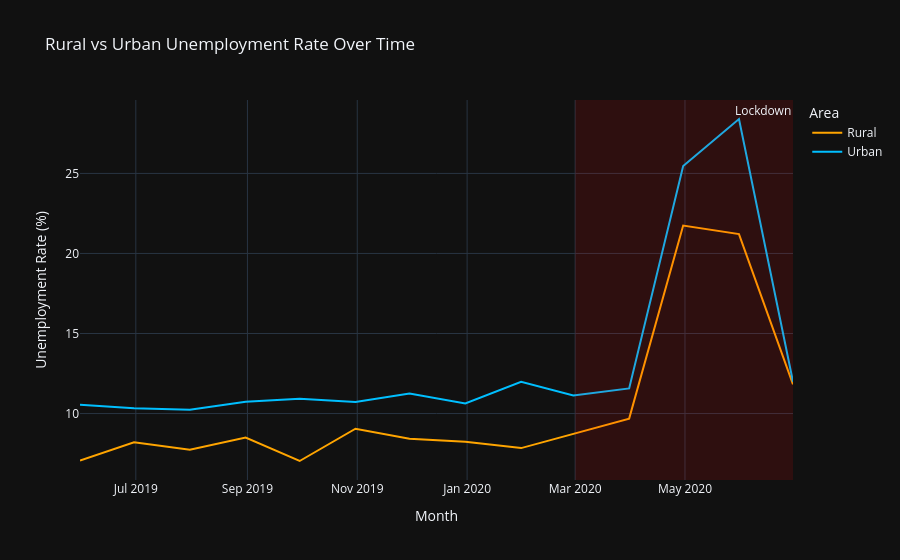

Write notebook code for a chart like this one.
### Markdown cell above
---
## 6. Rural VS Urban unemployment

### Code cell
area_monthly=df1.groupby(['Date','Area'])['Unemployment_Rate'].mean().reset_index()


fig = px.line(
    area_monthly, x='Date', y='Unemployment_Rate', color='Area',
    title=' Rural vs Urban Unemployment Rate Over Time',
    labels={'Unemployment_Rate': 'Unemployment Rate (%)', 'Date': 'Month'},
    template='plotly_dark',
    color_discrete_map={'Rural': '#FFA500', 'Urban': '#00BFFF'}
)
fig.add_vrect(x0='2020-03-01', x1='2020-06-30',
              annotation_text='Lockdown', fillcolor='red', opacity=0.12, line_width=0)
fig.update_traces(line=dict(width=2))
fig.show()

### Figure 1 — Plotly figure (JSON) as saved in the notebook; plotly's stock layout.template omitted (floating-point values rounded to 4 significant figures)
{"data": [{"hovertemplate": "Area=Rural<br>Month=%{x}<br>Unemployment Rate (%)=%{y}<extra></extra>", "legendgroup": "Rural", "line": {"color": "#FFA500", "dash": "solid", "width": 2}, "marker": {"symbol": "circle"}, "mode": "lines", "name": "Rural", "orientation": "v", "showlegend": true, "type": "scatter", "x": ["2019-05-31T00:00:00.000000", "2019-06-30T00:00:00.000000", "2019-07-31T00:00:00.000000", "2019-08-31T00:00:00.000000", "2019-09-30T00:00:00.000000", "2019-10-31T00:00:00.000000", "2019-11-30T00:00:00.000000", "2019-12-31T00:00:00.000000", "2020-01-31T00:00:00.000000", "2020-02-29T00:00:00.000000", "2020-03-31T00:00:00.000000", "2020-04-30T00:00:00.000000", "2020-05-31T00:00:00.000000", "2020-06-30T00:00:00.000000"], "xaxis": "x", "y": [7.068, 8.201, 7.742, 8.503, 7.037, 9.051, 8.432, 8.234, 7.843, 8.752, 9.683, 21.75, 21.21, 11.83], "yaxis": "y"}, {"hovertemplate": "Area=Urban<br>Month=%{x}<br>Unemployment Rate (%)=%{y}<extra></extra>", "legendgroup": "Urban", "line": {"color": "#00BFFF", "dash": "solid", "width": 2}, "marker": {"symbol": "circle"}, "mode": "lines", "name": "Urban", "orientation": "v", "showlegend": true, "type": "scatter", "x": ["2019-05-31T00:00:00.000000", "2019-06-30T00:00:00.000000", "2019-07-31T00:00:00.000000", "2019-08-31T00:00:00.000000", "2019-09-30T00:00:00.000000", "2019-10-31T00:00:00.000000", "2019-11-30T00:00:00.000000", "2019-12-31T00:00:00.000000", "2020-01-31T00:00:00.000000", "2020-02-29T00:00:00.000000", "2020-03-31T00:00:00.000000", "2020-04-30T00:00:00.000000", "2020-05-31T00:00:00.000000", "2020-06-30T00:00:00.000000"], "xaxis": "x", "y": [10.55, 10.33, 10.23, 10.73, 10.92, 10.72, 11.25, 10.63, 11.98, 11.13, 11.57, 25.46, 28.4, 11.98], "yaxis": "y"}], "layout": {"annotations": [{"showarrow": false, "text": "Lockdown", "x": "2020-06-30", "xanchor": "right", "xref": "x", "y": 1, "yanchor": "top", "yref": "y domain"}], "autosize": true, "legend": {"title": {"text": "Area"}, "tracegroupgap": 0}, "shapes": [{"fillcolor": "red", "line": {"width": 0}, "opacity": 0.12, "type": "rect", "x0": "2020-03-01", "x1": "2020-06-30", "xref": "x", "y0": 0, "y1": 1, "yref": "y domain"}], "title": {"text": " Rural vs Urban Unemployment Rate Over Time"}, "xaxis": {"anchor": "y", "autorange": true, "domain": [0, 1], "range": ["2019-05-31", "2020-06-30"], "title": {"text": "Month"}, "type": "date"}, "yaxis": {"anchor": "x", "autorange": true, "domain": [0, 1], "range": [5.85, 29.59], "title": {"text": "Unemployment Rate (%)"}, "type": "linear"}}}
